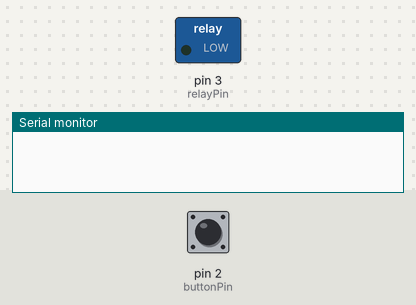
Bench run of a sketch on a simulated Arduino Uno, built with avr-gcc and run on an emulated ATmega328P. On the bench: switched loads named in the sketch (green lamp = pin HIGH), the last lines printed to the serial monitor. Inputs (shaded band) come from the test bench; at power-on: pin 2 (buttonPin) HIGH.

Above: at 1.2 s.
1.3 s: pin 2 (buttonPin) pulled LOW for 0.15 s
At 1.7 s:
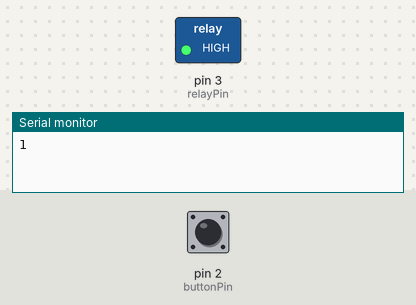
Timing chart, 0 to 4.3 s (numbered marks = the images above; inputs shaded):
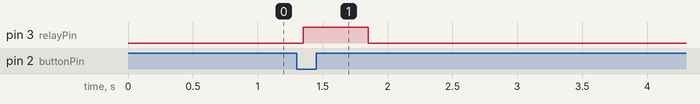

The sketch:

arduino.ino
```cpp
const int buttonPin = 2;    // Pin for the push button
const int relayPin = 3;     // Pin for the relay control

// Variables
bool buttonState = HIGH;    // Current state of the button (HIGH with pull-up)
bool lastButtonState = HIGH; // Previous state of the button
int counter = 1;            // Counter to track the sequential number
unsigned long lastDebounceTime = 0; // Last time the button state changed
unsigned long debounceDelay = 50;  // Debounce delay in milliseconds

void setup() {
  // Initialize Serial communication at 9600 baud rate
  Serial.begin(9600);

  // Configure pin modes
  pinMode(buttonPin, INPUT_PULLUP); // Enable internal pull-up resistor
  pinMode(relayPin, OUTPUT);        // Relay as output

  // Ensure the relay is initially off
  digitalWrite(relayPin, LOW);
}

void loop() {
  // Read the current state of the button
  bool reading = digitalRead(buttonPin);

  // Check if the button state has changed
  if (reading != lastButtonState) {
    // Reset the debounce timer
    lastDebounceTime = millis();
  }

  // If the debounce time has passed, update the button state
  if ((millis() - lastDebounceTime) > debounceDelay) {
    // Only update the button state if it has changed
    if (reading != buttonState) {
      buttonState = reading;

      // If the button was pressed (falling edge)
      if (buttonState == LOW) {
        // Step 1: Turn on the relay
        digitalWrite(relayPin, HIGH);

        // Step 2: Send the current counter value to the computer
        Serial.println(counter); // Send the counter value followed by a newline

        // Step 3: Increment the counter and reset if it exceeds 1000
        counter++;
        if (counter > 1000) {
          counter = 1; // Reset the counter to 1
        }

        // Step 4: Turn off the relay after a short delay
        delay(500); // Keep the relay on for 500 ms
        digitalWrite(relayPin, LOW);
      }
    }
  }

  // Update the last button state
  lastButtonState = reading;
}
```

Measured:
- after the input at 1.3 s, pin 3 (relayPin): LOW → HIGH after 0.05 s, → LOW 0.50 s later
